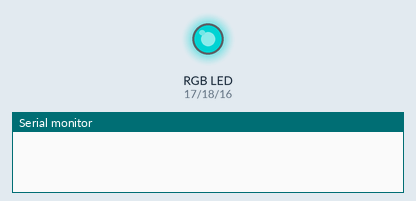
The program below on a simulated ESP32-S3. On the bench: an RGB LED mixed from three pins (HIGH = lit), the last lines printed to the serial monitor. Dim RGB values are drawn brighter than linear.

Above: at 0.05 s.
At 1.5 s:
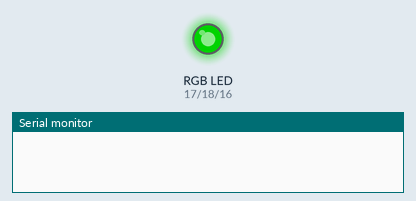
At 4.0 s:
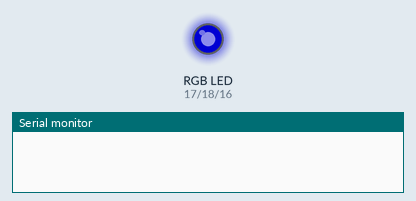
At 8.5 s:
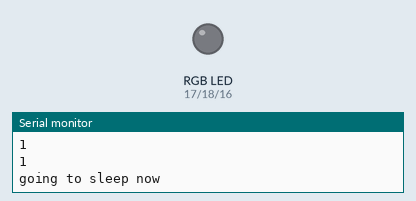
Timing chart, 0 to 11.1 s (numbered marks = the images above):
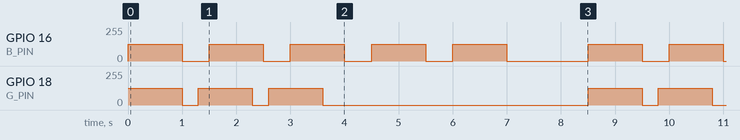

Measured:
- by itself, GPIO 16 (B_PIN): repeats every 8.5 s: 4 × (0/255 0.50 s, 127/255 1.0 s), 0/255 1.5 s, 127/255 1.0 s
- by itself, GPIO 18 (G_PIN): repeats every 8.5 s: 2 × (0/255 0.30 s, 127/255 1.0 s), 0/255 4.9 s, 127/255 1.0 s

The program:

main.cpp
```cpp
#include "config.h"

// Define task variables
TaskHandle_t greenTaskHandle = NULL;
TaskHandle_t blueTaskHandle = NULL;
TaskHandle_t sleepTaskHandle = NULL;

bool greenDone = false;
bool blueDone = false;

void ledController(int led_CHANNEL, int brightness, int blinks, int onTime,
                   int offTime);

void greenTask(void *pvParameters) {
  while (true) {
    if (!greenDone) {
      ledController(G_CHANNEL, 127, 3, 1000, 300);
    }
    greenDone = true;
    vTaskSuspend(NULL); // Suspend this task
  }
}

void blueTask(void *pvParameters) {
  while (true) {
    if (!blueDone) {
      ledController(B_CHANNEL, 127, 5, 1000, 500);
    }
    blueDone = true;
    vTaskSuspend(NULL); // Suspend this task
  }
}

void sleepTask(void *pvParameters) {
  while (true) {
    if (greenDone && blueDone) {
      // Go to Sleep
      Serial.println(greenDone);
      Serial.println(blueDone);
      Serial.println("going to sleep now");
      esp_light_sleep_start();
      esp_sleep_wakeup_cause_t wakeupCause = esp_sleep_get_wakeup_cause();
      Serial.println(wakeupCause);
      // wake up and reset flags then resume tasks
      greenDone = false;
      blueDone = false;
      vTaskResume(greenTaskHandle);
      vTaskResume(blueTaskHandle);
    }
    // Add a small delay to avoid unnecessary CPU usage
    vTaskDelay(100 / portTICK_PERIOD_MS);
  }
}

void setup() {
  // Initialize serial communication
  Serial.begin(115200);

  // Setup RGB
  ledcSetup(R_CHANNEL, PWM_FREQ, PWM_RES);
  ledcAttachPin(R_PIN, R_CHANNEL);
  ledcSetup(G_CHANNEL, PWM_FREQ, PWM_RES);
  ledcAttachPin(G_PIN, G_CHANNEL);
  ledcSetup(B_CHANNEL, PWM_FREQ, PWM_RES);
  ledcAttachPin(B_PIN, B_CHANNEL);

  // Set up button pin as input with pull-up
  // pinMode((gpio_num_t)USER_BTN, INPUT_PULLUP);
  // gpio_wakeup_enable((gpio_num_t)USER_BTN, GPIO_INTR_LOW_LEVEL);
  // esp_sleep_enable_gpio_wakeup();
  rtc_gpio_pullup_en((gpio_num_t)USER_BTN);
  rtc_gpio_pulldown_dis((gpio_num_t)USER_BTN);
  esp_sleep_enable_ext0_wakeup((gpio_num_t)USER_BTN, 0);


  // Create FreeRTOS tasks for LED blinking and sleep
  xTaskCreate(&greenTask, "Green Task", 1024, NULL, 1, &greenTaskHandle);
  xTaskCreate(&blueTask, "Blue Task", 1024, NULL, 1, &blueTaskHandle);
  xTaskCreate(&sleepTask, "Sleep Task", 1024, NULL, 1, &sleepTaskHandle);
}

void loop() {
  // Empty loop, as we are using FreeRTOS tasks
}

void ledController(int led_CHANNEL, int brightness, int blinks, int onTime_ms,
                   int offTime_ms) {
  for (int i = 0; i < blinks; i++) {
    ledcWrite(led_CHANNEL, brightness);
    vTaskDelay(onTime_ms / portTICK_PERIOD_MS);
    ledcWrite(led_CHANNEL, 0);
    vTaskDelay(offTime_ms / portTICK_PERIOD_MS);
  }
}
```

config.h
```cpp
#ifndef CONFIG_H
#define CONFIG_H

// Include necessary libraries
#include <Arduino.h>
#include <FreeRTOS.h>
#include <driver/rtc_io.h>
#include <esp_sleep.h>

// Set up the RGB LED pins
#define R_PIN 17
#define G_PIN 18
#define B_PIN 16
#define R_CHANNEL 0
#define G_CHANNEL 1
#define B_CHANNEL 2
#define PWM_FREQ 12000
#define PWM_RES 8

#define USER_BTN 14

#endif // CONFIG_H
```
